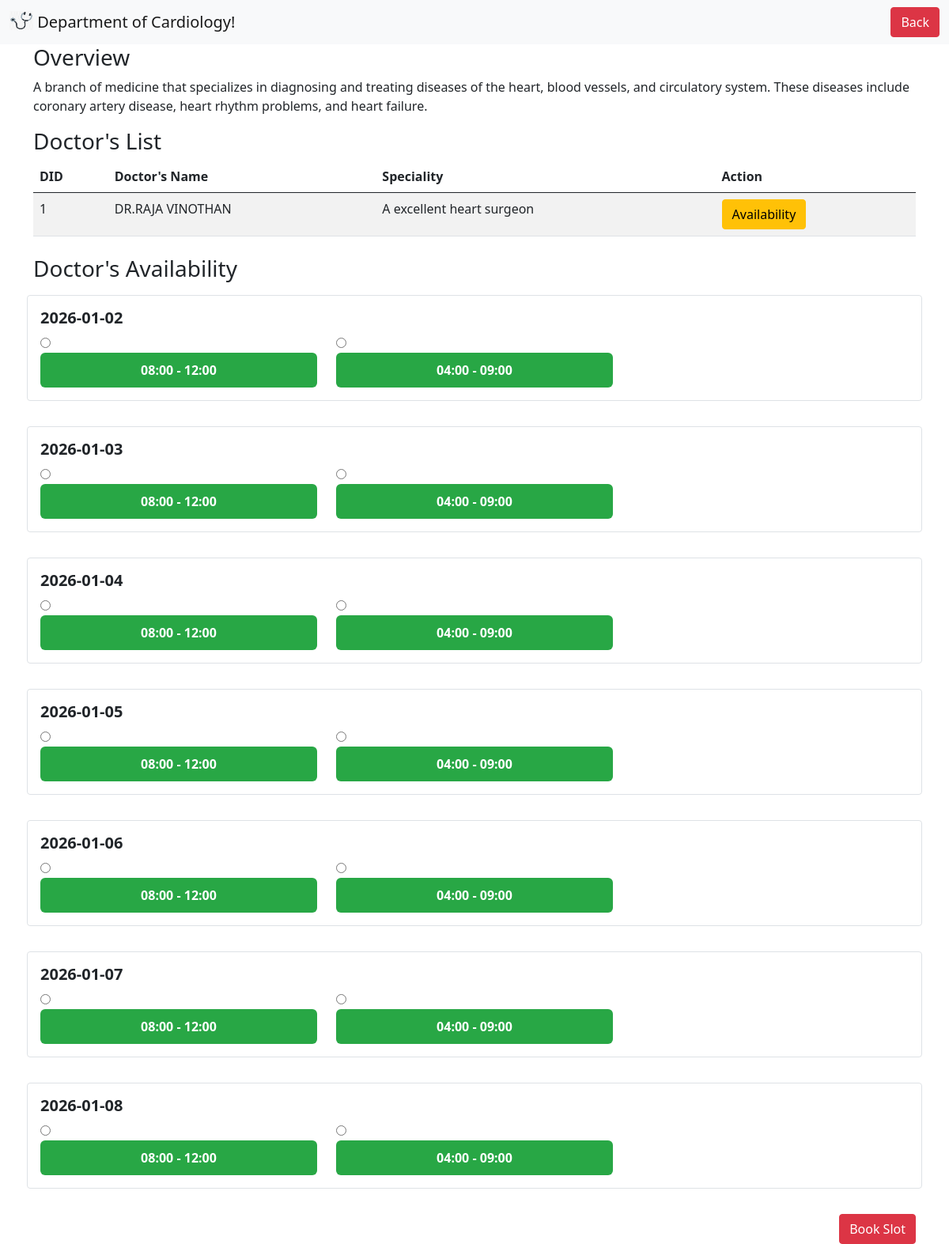
Page /department/1/1?did=1 (signed in) on the committed database.
### model.py (models this page shows)
class Department(db.Model):
    __tablename__ = "Dept"
    deptid = db.Column(db.Integer, primary_key=True)
    deptname=db.Column(db.String, nullable=False)
    desc=db.Column(db.String,nullable=False)

class Doctor(db.Model):
    __tablename__ = "Doctor"
    did = db.Column(db.Integer, primary_key=True)
    username = db.Column(db.String, unique=True, nullable=False)
    password = db.Column(db.String, nullable=False)
    fname = db.Column(db.String, nullable=False)
    lname = db.Column(db.String, nullable=True)
    exp=db.Column(db.Integer,nullable=False)
    desc=db.Column(db.String,nullable=False)
    deptid = db.Column(db.Integer,db.ForeignKey('Dept.deptid'),nullable=False)
    blacklist = db.Column(db.Boolean, default=False)

### app.py (the view)
@app.route('/department/<int:pid>/<int:deptid>', methods=['GET', 'POST'])
def department(pid, deptid):
    if session.get('role')=="Patient" and session.get('user_id')==pid:
        selected_did = request.args.get('did')
        department = Department.query.get(deptid)
        doctors = Doctor.query.filter_by(deptid=deptid,blacklist=False).all()
        patient = Patient.query.get(pid)
        dates = [(datetime.now() + timedelta(days=i)).strftime('%Y-%m-%d') for i in range(7)]
        appointments = None
        doctor = None
        blocked_slots = set()
        if selected_did:
            did_int = int(selected_did)
            doctor = Doctor.query.get(did_int)
            appointments = Appointment.query.filter_by(did=did_int, blocked=False).all()
            blocked = Appointment.query.filter_by(did=did_int).all()
            blocked_slots = {f"{b.date.strftime('%Y-%m-%d')}|{b.shift}" for b in blocked}
        return render_template(
            "department.html",
            doctors=doctors,
            department=department,
            patient=patient,
            doctor=doctor,
            appointments=appointments,
            blocked_slots=blocked_slots,
            dates=dates
        )
    else:
            return redirect(url_for('index'))

### templates/department.html (shortened to what this page needs)
<!DOCTYPE html>
<html lang="en">
<head>
    <link href="https://cdn.jsdelivr.net/npm/bootstrap@5.0.2/dist/css/bootstrap.min.css" rel="stylesheet">
</head>
<body>
    <nav class="navbar navbar-light bg-light">
        <div class="container-fluid">
          <a class="navbar-brand" href="#">
            <img src="{{ url_for('static', filename='stethoscope.png') }}" width="30" height="24" class="d-inline-block align-text-top">
            Department of {{department.deptname}}!
          </a>
          <a href="{{ url_for('patientdash',pid=patient.pid) }}">
            <button type="button" class="btn btn-danger">Back</button>
            </a>
        </div>
    </nav>
    <div class="container">
        <h3>Overview</h3>
        <p>{{department.desc}}</p>
    </div>
    <div class="container">
            <h3>Doctor's List</h3>
            <table class="table table-striped">
                <thead>
                <tr>
                    <th scope="col">DID</th>
                    <th scope="col">Doctor's Name</th>
                    <th scope="col">Speciality</th>
                    <th scope="col">Action</th>
                </tr>
                </thead>
                <tbody>
                    {% for doc in doctors %}
                    <tr>
                        <td>{{ doc.did }}</td>
                        <td>{{ doc.fname|upper}} {{ doc.lname|upper}}</td>
                        <td>{{ doc.desc}}</td>
                        <td>
                            <form action="{{ url_for('department', deptid=department.deptid, pid=patient.pid,did=doc.did) }}"  style="display:inline;">
                                <a href="{{ url_for('department', pid=patient.pid, deptid=department.deptid, did=doc.did) }}" class="btn btn-warning" style="display:inline-block;">
                                    Availability
                                </a>
                            </form>
                        </td>
                    </tr>
                    {% endfor %}
                </tbody>
            </table>
        </div>
        {% if doctor %}
        {% set morning = "08:00 - 12:00" %}
        {% set evening = "04:00 - 09:00" %}
        <form action="{{ url_for('bookslot', pid=patient.pid, deptid=department.deptid, did=doctor.did) }}" method="POST">
        <div class="container mt-4">
            <h3 class="mb-3">Doctor's Availability</h3>
            <div class="row g-3">
                {% for d in dates %}
                <div class="col-md-12 mb-3 p-3 border rounded">
                    <h5 class="fw-bold">{{ d }}</h5>
                    <div class="row">
                        {% set slot_val = d ~ "|" ~ morning %}
                        <div class="col-md-4 slot-card">
                            <input
                                type="radio"
                                name="slot"
                                id="m{{ loop.index }}"
                                value="{{ slot_val }}"
                            >
                            <label
                                class="slot-btn {% if slot_val in blocked_slots %} slot-red {% else %} slot-green {% endif %}"
                                for="m{{ loop.index }}"
                            >
                                {{ morning }}
                            </label>
                        </div>
                        {% set slot_val = d ~ "|" ~ evening %}
                        <div class="col-md-4 slot-card">
                            <input
                                type="radio"
                                name="slot"
                                id="e{{ loop.index }}"
                                value="{{ slot_val }}"
                            >
                            <label
                                class="slot-btn {% if slot_val in blocked_slots %} slot-red {% else %} slot-green {% endif %}"
                                for="e{{ loop.index }}"
                            >
                                {{ evening }}
                            </label>
                        </div>
                    </div>
                </div>
                {% endfor %}
            </div>
            <div class="text-end mt-3">
                <button type="submit" class="btn btn-danger">Book Slot</button>
            </div>
        </div>
        </form>
        {% endif %}
</body>
</html>

### templates/department.html (style rules this page uses)
.slot-btn { display: block; padding: 10px; border-radius: 6px; text-align: center; font-weight: 600; cursor: pointer; }
.slot-green { background: #28a745; color: white; }

### rows in the picture
Department: deptname "Cardiology", desc "A branch of medicine that specializes in diagnosing and treating diseases of the heart, blood vessels, and circulatory system. These diseases include coronary artery disease, heart rhythm problems, and heart failure."
Doctor: did "1", fname "DR.RAJA", lname "VINOTHAN", desc "A excellent heart surgeon"

### other values in the picture
{{ d }} "2026-01-02" "2026-01-03" "2026-01-04" "2026-01-05" "2026-01-06" "2026-01-07" "2026-01-08"
{{ morning }} "08:00 - 12:00" "08:00 - 12:00" "08:00 - 12:00" "08:00 - 12:00" "08:00 - 12:00" "08:00 - 12:00" "08:00 - 12:00"
{{ evening }} "04:00 - 09:00" "04:00 - 09:00" "04:00 - 09:00" "04:00 - 09:00" "04:00 - 09:00" "04:00 - 09:00" "04:00 - 09:00"
